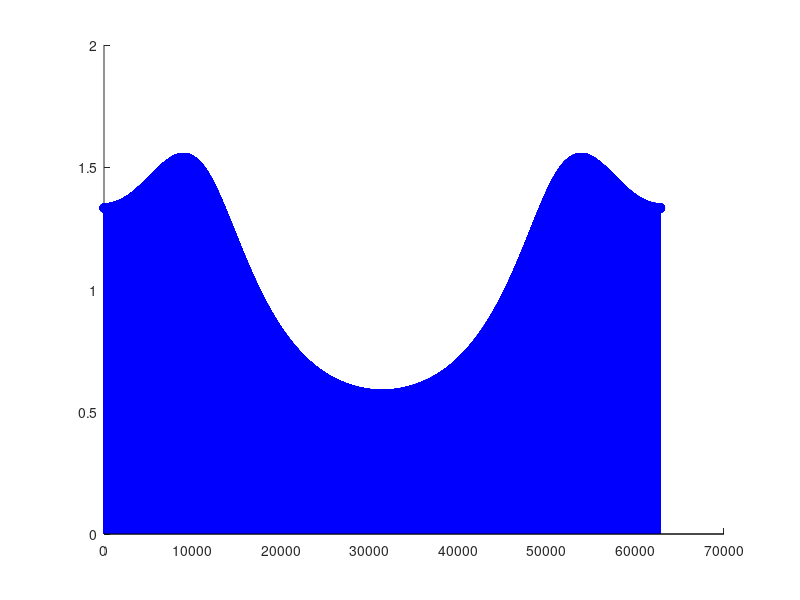

Here is the MATLAB script that generated this plot:
1;
clear all;

function y = h(z)
y = zeros(1,length(z));
    for i=1:length(z)
        y(i) = z(i)^2 / (z(i)^2 - 0.5*z(i) + 0.25);
    end
endfunction

fm = 10000;
r = 1;

w = [0:1/fm:2*pi-1/fm];
z = r*e.^(j*w);

resp_freq = h(z);

hold on;
stem(abs(resp_freq),'b');

